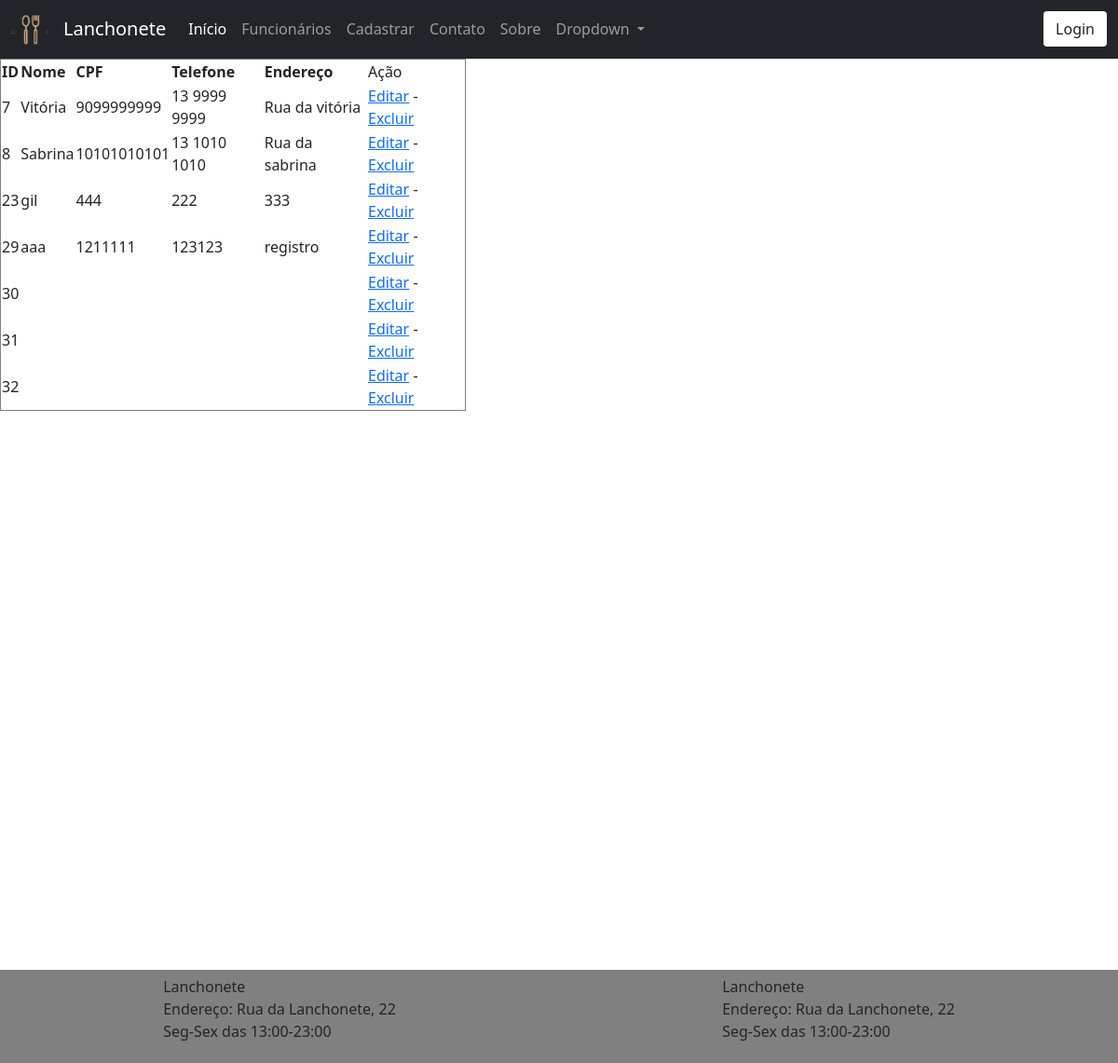
Screenshot of /lanchonete/paginas/listarFuncionarios.php with the database file from the repository.
### tables this page shows
CREATE TABLE IF NOT EXISTS `funcionarios` (
  `nome_funcionario` varchar(100) NOT NULL,
  `cpf_funcionario` varchar(50) NOT NULL,
  `id_funcionario` int(11) NOT NULL AUTO_INCREMENT,
  `telefone_funcionario` varchar(50) NOT NULL,
  `endereco_funcionario` varchar(100) NOT NULL,
  PRIMARY KEY (`id_funcionario`)
);

### lanchonete/paginas/listarFuncionarios.php (the view, shortened to what this page needs)
<!DOCTYPE html>
<html lang="en">
<head>
    <link href="https://cdn.jsdelivr.net/npm/bootstrap@5.0.2/dist/css/bootstrap.min.css" rel="stylesheet">
</head>
<body>
<?php
 include 'componentes/menu.php';
include 'php/conexao.php';
$sql = "SELECT * FROM funcionarios";
$resultado = mysqli_query($conexao, $sql);
echo "
<table border='1px' width='500px'>
    <tr>
        <th>ID</th>
        <th>Nome</th>
        <th>CPF</th>
        <th>Telefone</th>
        <th>Endereço</th>
        <td>Ação</td>
    </tr>
";
while($linha = mysqli_fetch_assoc($resultado)){
    echo "
        <tr>
            <td>".$linha['id_funcionario']."</td>
            <td>".$linha['nome_funcionario']."</td>
            <td>".$linha['cpf_funcionario']."</td>
            <td>".$linha['telefone_funcionario']."</td>
            <td>".$linha['endereco_funcionario']."</td>
            <td>
            <a href='cadFunc.php?e=1&id=".$linha['id_funcionario']."'>Editar</a> -
            <a href='../php/procFunc.php?acao=excluir&id=".$linha['id_funcionario']."'>Excluir</a>
            </td>
        </tr>
    ";
}
echo "</table>";
?>
 <?php
        include 'componentes/rodape.php';
    ?>
</body>
</html>

### rows the page displays
funcionarios: id_funcionario "7", nome_funcionario "Vitória", cpf_funcionario "9099999999", telefone_funcionario "13 9999 9999", endereco_funcionario "Rua da vitória"
funcionarios: id_funcionario "8", nome_funcionario "Sabrina", cpf_funcionario "10101010101", telefone_funcionario "13 1010 1010", endereco_funcionario "Rua da sabrina"
funcionarios: id_funcionario "23", nome_funcionario "gil", cpf_funcionario "444", telefone_funcionario "222", endereco_funcionario "333"
funcionarios: id_funcionario "29", nome_funcionario "aaa", cpf_funcionario "1211111", telefone_funcionario "123123", endereco_funcionario "registro"
funcionarios: id_funcionario "30"
funcionarios: id_funcionario "31"
funcionarios: id_funcionario "32"
